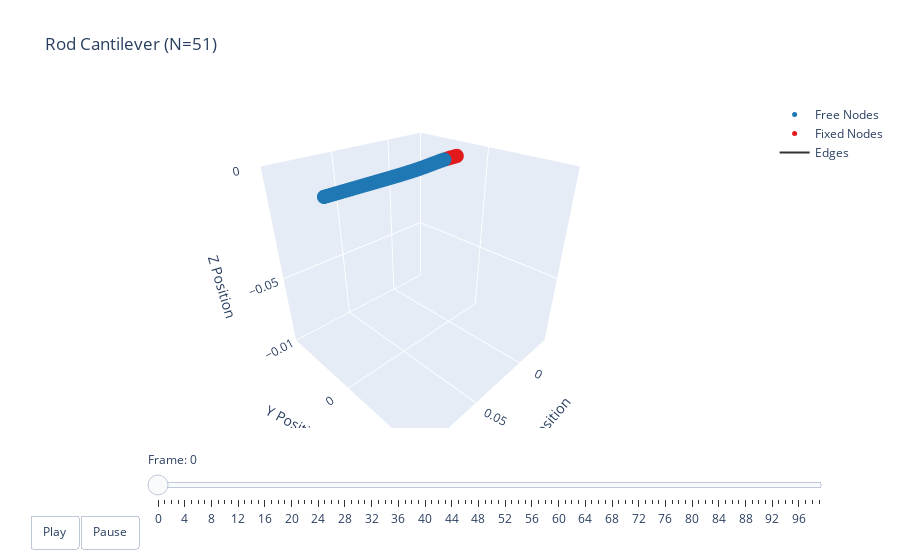

Source (notebook cell):
### Code cell
t = np.arange(robot.sim_params.total_time, step=robot.sim_params.dt)  # (100)
options = dismech.AnimationOptions(y_lim=[-0.01, 0.01],
                  title='Rod Cantilever (N=51)')
fig = dismech.get_interactive_animation_plotly(robot, t, qs, options)
fig.show()

### Figure 1 — Plotly figure (JSON) as saved in the notebook; plotly's stock layout.template omitted (floating-point values rounded to 4 significant figures; data arrays with more than 128 entries replaced by an {"elided": "..."} marker saying what was removed)
{"data": [{"marker": {"color": "#1f78b4", "size": 5}, "mode": "markers", "name": "Free Nodes", "type": "scatter3d", "x": [0.012, 0.014, 0.016, 0.018, 0.02, 0.02199, 0.02399, 0.02599, 0.02799, 0.02999, 0.03199, 0.03399, 0.03599, 0.03799, 0.03999, 0.04198, 0.04398, 0.04598, 0.04798, 0.04998, 0.05198, 0.05398, 0.05598, 0.05798, 0.05998, 0.06198, 0.06398, 0.06598, 0.06798, 0.06998, 0.07198, 0.07398, 0.07598, 0.07798, 0.07998, 0.08198, 0.08398, 0.08598, 0.08798, 0.08998, 0.09198, 0.09398, 0.09598, 0.09798, 0.09998], "y": [-0.0, -0.0, 0.0, 0.0, 0.0, 0.0, -0.0, 0.0, 0.0, 0.0, 0.0, 0.0, 0.0, 0.0, 0.0, 0.0, 0.0, 0.0, 0.0, 0.0, 0.0, 0.0, 0.0, 0.0, 0.0, 0.0, 0.0, 0.0, 0.0, 0.0, 0.0, 0.0, 0.0, 0.0, 0.0, 0.0, 0.0, 0.0, 0.0, 0.0, 0.0, 0.0, 0.0, 0.0, 0.0], "z": [-2.921e-05, -8.003e-05, -0.000146, -0.0002216, -0.0003024, -0.0003849, -0.0004661, -0.0005439, -0.0006169, -0.0006839, -0.0007444, -0.000798, -0.0008447, -0.0008848, -0.0009185, -0.0009463, -0.0009688, -0.0009865, -0.001, -0.00101, -0.001017, -0.001021, -0.001023, -0.001023, -0.001022, -0.00102, -0.001018, -0.001015, -0.001011, -0.001008, -0.001004, -0.001001, -0.0009977, -0.0009946, -0.0009918, -0.0009891, -0.0009867, -0.0009844, -0.0009823, -0.0009804, -0.0009785, -0.0009767, -0.0009749, -0.0009732, -0.0009714]}, {"marker": {"color": "#e31a1c", "size": 5}, "mode": "markers", "name": "Fixed Nodes", "type": "scatter3d", "x": [0.0, 0.002, 0.004, 0.006, 0.008, 0.01], "y": [0.0, -0.0, -0.0, -0.0, -0.0, -0.0], "z": [0.0, -0.0, -0.0, -0.0, -0.0, -0.0]}, {"line": {"color": "#333333", "width": 2}, "mode": "lines", "name": "Edges", "type": "scatter3d", "x": {"elided": "150 float values"}, "y": {"elided": "150 int values"}, "z": {"elided": "150 float values"}}, {"color": "rgba(166, 206, 227, 0.7)", "i": [], "j": [], "k": [], "name": "Faces", "opacity": 0.7, "showscale": false, "type": "mesh3d", "x": [0.0, 0.002, 0.004, 0.006, 0.008, 0.01, 0.012, 0.014, 0.016, 0.018, 0.02, 0.02199, 0.02399, 0.02599, 0.02799, 0.02999, 0.03199, 0.03399, 0.03599, 0.03799, 0.03999, 0.04198, 0.04398, 0.04598, 0.04798, 0.04998, 0.05198, 0.05398, 0.05598, 0.05798, 0.05998, 0.06198, 0.06398, 0.06598, 0.06798, 0.06998, 0.07198, 0.07398, 0.07598, 0.07798, 0.07998, 0.08198, 0.08398, 0.08598, 0.08798, 0.08998, 0.09198, 0.09398, 0.09598, 0.09798, 0.09998], "y": [0.0, -0.0, -0.0, -0.0, -0.0, -0.0, -0.0, -0.0, 0.0, 0.0, 0.0, 0.0, -0.0, 0.0, 0.0, 0.0, 0.0, 0.0, 0.0, 0.0, 0.0, 0.0, 0.0, 0.0, 0.0, 0.0, 0.0, 0.0, 0.0, 0.0, 0.0, 0.0, 0.0, 0.0, 0.0, 0.0, 0.0, 0.0, 0.0, 0.0, 0.0, 0.0, 0.0, 0.0, 0.0, 0.0, 0.0, 0.0, 0.0, 0.0, 0.0], "z": [0.0, -0.0, -0.0, -0.0, -0.0, -0.0, -2.921e-05, -8.003e-05, -0.000146, -0.0002216, -0.0003024, -0.0003849, -0.0004661, -0.0005439, -0.0006169, -0.0006839, -0.0007444, -0.000798, -0.0008447, -0.0008848, -0.0009185, -0.0009463, -0.0009688, -0.0009865, -0.001, -0.00101, -0.001017, -0.001021, -0.001023, -0.001023, -0.001022, -0.00102, -0.001018, -0.001015, -0.001011, -0.001008, -0.001004, -0.001001, -0.0009977, -0.0009946, -0.0009918, -0.0009891, -0.0009867, -0.0009844, -0.0009823, -0.0009804, -0.0009785, -0.0009767, -0.0009749, -0.0009732, -0.0009714]}], "layout": {"scene": {"camera": {"eye": {"x": 1.225, "y": 1.225, "z": 1.0}}, "xaxis": {"range": [-0.0346, 0.09998], "title": {"text": "X Position"}}, "yaxis": {"range": [-0.01, 0.01], "title": {"text": "Y Position"}}, "zaxis": {"range": [-0.08508, 0], "title": {"text": "Z Position"}}}, "sliders": [{"currentvalue": {"prefix": "Frame: "}, "steps": [{"args": [["0"], {"frame": {"duration": 50, "redraw": true}, "mode": "immediate"}], "label": "0", "method": "animate"}, {"args": [["1"], {"frame": {"duration": 50, "redraw": true}, "mode": "immediate"}], "label": "1", "method": "animate"}, {"args": [["2"], {"frame": {"duration": 50, "redraw": true}, "mode": "immediate"}], "label": "2", "method": "animate"}, {"args": [["3"], {"frame": {"duration": 50, "redraw": true}, "mode": "immediate"}], "label": "3", "method": "animate"}, {"args": [["4"], {"frame": {"duration": 50, "redraw": true}, "mode": "immediate"}], "label": "4", "method": "animate"}, {"args": [["5"], {"frame": {"duration": 50, "redraw": true}, "mode": "immediate"}], "label": "5", "method": "animate"}, {"args": [["6"], {"frame": {"duration": 50, "redraw": true}, "mode": "immediate"}], "label": "6", "method": "animate"}, {"args": [["7"], {"frame": {"duration": 50, "redraw": true}, "mode": "immediate"}], "label": "7", "method": "animate"}, {"args": [["8"], {"frame": {"duration": 50, "redraw": true}, "mode": "immediate"}], "label": "8", "method": "animate"}, {"args": [["9"], {"frame": {"duration": 50, "redraw": true}, "mode": "immediate"}], "label": "9", "method": "animate"}, {"args": [["10"], {"frame": {"duration": 50, "redraw": true}, "mode": "immediate"}], "label": "10", "method": "animate"}, {"args": [["11"], {"frame": {"duration": 50, "redraw": true}, "mode": "immediate"}], "label": "11", "method": "animate"}, {"args": [["12"], {"frame": {"duration": 50, "redraw": true}, "mode": "immediate"}], "label": "12", "method": "animate"}, {"args": [["13"], {"frame": {"duration": 50, "redraw": true}, "mode": "immediate"}], "label": "13", "method": "animate"}, {"args": [["14"], {"frame": {"duration": 50, "redraw": true}, "mode": "immediate"}], "label": "14", "method": "animate"}, {"args": [["15"], {"frame": {"duration": 50, "redraw": true}, "mode": "immediate"}], "label": "15", "method": "animate"}, {"args": [["16"], {"frame": {"duration": 50, "redraw": true}, "mode": "immediate"}], "label": "16", "method": "animate"}, {"args": [["17"], {"frame": {"duration": 50, "redraw": true}, "mode": "immediate"}], "label": "17", "method": "animate"}, {"args": [["18"], {"frame": {"duration": 50, "redraw": true}, "mode": "immediate"}], "label": "18", "method": "animate"}, {"args": [["19"], {"frame": {"duration": 50, "redraw": true}, "mode": "immediate"}], "label": "19", "method": "animate"}, {"args": [["20"], {"frame": {"duration": 50, "redraw": true}, "mode": "immediate"}], "label": "20", "method": "animate"}, {"args": [["21"], {"frame": {"duration": 50, "redraw": true}, "mode": "immediate"}], "label": "21", "method": "animate"}, {"args": [["22"], {"frame": {"duration": 50, "redraw": true}, "mode": "immediate"}], "label": "22", "method": "animate"}, {"args": [["23"], {"frame": {"duration": 50, "redraw": true}, "mode": "immediate"}], "label": "23", "method": "animate"}, {"args": [["24"], {"frame": {"duration": 50, "redraw": true}, "mode": "immediate"}], "label": "24", "method": "animate"}, {"args": [["25"], {"frame": {"duration": 50, "redraw": true}, "mode": "immediate"}], "label": "25", "method": "animate"}, {"args": [["26"], {"frame": {"duration": 50, "redraw": true}, "mode": "immediate"}], "label": "26", "method": "animate"}, {"args": [["27"], {"frame": {"duration": 50, "redraw": true}, "mode": "immediate"}], "label": "27", "method": "animate"}, {"args": [["28"], {"frame": {"duration": 50, "redraw": true}, "mode": "immediate"}], "label": "28", "method": "animate"}, {"args": [["29"], {"frame": {"duration": 50, "redraw": true}, "mode": "immediate"}], "label": "29", "method": "animate"}, {"args": [["30"], {"frame": {"duration": 50, "redraw": true}, "mode": "immediate"}], "label": "30", "method": "animate"}, {"args": [["31"], {"frame": {"duration": 50, "redraw": true}, "mode": "immediate"}], "label": "31", "method": "animate"}, {"args": [["32"], {"frame": {"duration": 50, "redraw": true}, "mode": "immediate"}], "label": "32", "method": "animate"}, {"args": [["33"], {"frame": {"duration": 50, "redraw": true}, "mode": "immediate"}], "label": "33", "method": "animate"}, {"args": [["34"], {"frame": {"duration": 50, "redraw": true}, "mode": "immediate"}], "label": "34", "method": "animate"}, {"args": [["35"], {"frame": {"duration": 50, "redraw": true}, "mode": "immediate"}], "label": "35", "method": "animate"}, {"args": [["36"], {"frame": {"duration": 50, "redraw": true}, "mode": "immediate"}], "label": "36", "method": "animate"}, {"args": [["37"], {"frame": {"duration": 50, "redraw": true}, "mode": "immediate"}], "label": "37", "method": "animate"}, {"args": [["38"], {"frame": {"duration": 50, "redraw": true}, "mode": "immediate"}], "label": "38", "method": "animate"}, {"args": [["39"], {"frame": {"duration": 50, "redraw": true}, "mode": "immediate"}], "label": "39", "method": "animate"}, {"args": [["40"], {"frame": {"duration": 50, "redraw": true}, "mode": "immediate"}], "label": "40", "method": "animate"}, {"args": [["41"], {"frame": {"duration": 50, "redraw": true}, "mode": "immediate"}], "label": "41", "method": "animate"}, {"args": [["42"], {"frame": {"duration": 50, "redraw": true}, "mode": "immediate"}], "label": "42", "method": "animate"}, {"args": [["43"], {"frame": {"duration": 50, "redraw": true}, "mode": "immediate"}], "label": "43", "method": "animate"}, {"args": [["44"], {"frame": {"duration": 50, "redraw": true}, "mode": "immediate"}], "label": "44", "method": "animate"}, {"args": [["45"], {"frame": {"duration": 50, "redraw": true}, "mode": "immediate"}], "label": "45", "method": "animate"}, {"args": [["46"], {"frame": {"duration": 50, "redraw": true}, "mode": "immediate"}], "label": "46", "method": "animate"}, {"args": [["47"], {"frame": {"duration": 50, "redraw": true}, "mode": "immediate"}], "label": "47", "method": "animate"}, {"args": [["48"], {"frame": {"duration": 50, "redraw": true}, "mode": "immediate"}], "label": "48", "method": "animate"}, {"args": [["49"], {"frame": {"duration": 50, "redraw": true}, "mode": "immediate"}], "label": "49", "method": "animate"}, {"args": [["50"], {"frame": {"duration": 50, "redraw": true}, "mode": "immediate"}], "label": "50", "method": "animate"}, {"args": [["51"], {"frame": {"duration": 50, "redraw": true}, "mode": "immediate"}], "label": "51", "method": "animate"}, {"args": [["52"], {"frame": {"duration": 50, "redraw": true}, "mode": "immediate"}], "label": "52", "method": "animate"}, {"args": [["53"], {"frame": {"duration": 50, "redraw": true}, "mode": "immediate"}], "label": "53", "method": "animate"}, {"args": [["54"], {"frame": {"duration": 50, "redraw": true}, "mode": "immediate"}], "label": "54", "method": "animate"}, {"args": [["55"], {"frame": {"duration": 50, "redraw": true}, "mode": "immediate"}], "label": "55", "method": "animate"}, {"args": [["56"], {"frame": {"duration": 50, "redraw": true}, "mode": "immediate"}], "label": "56", "method": "animate"}, {"args": [["57"], {"frame": {"duration": 50, "redraw": true}, "mode": "immediate"}], "label": "57", "method": "animate"}, {"args": [["58"], {"frame": {"duration": 50, "redraw": true}, "mode": "immediate"}], "label": "58", "method": "animate"}, {"args": [["59"], {"frame": {"duration": 50, "redraw": true}, "mode": "immediate"}], "label": "59", "method": "animate"}, {"args": [["60"], {"frame": {"duration": 50, "redraw": true}, "mode": "immediate"}], "label": "60", "method": "animate"}, {"args": [["61"], {"frame": {"duration": 50, "redraw": true}, "mode": "immediate"}], "label": "61", "method": "animate"}, {"args": [["62"], {"frame": {"duration": 50, "redraw": true}, "mode": "immediate"}], "label": "62", "method": "animate"}, {"args": [["63"], {"frame": {"duration": 50, "redraw": true}, "mode": "immediate"}], "label": "63", "method": "animate"}, {"args": [["64"], {"frame": {"duration": 50, "redraw": true}, "mode": "immediate"}], "label": "64", "method": "animate"}, {"args": [["65"], {"frame": {"duration": 50, "redraw": true}, "mode": "immediate"}], "label": "65", "method": "animate"}, {"args": [["66"], {"frame": {"duration": 50, "redraw": true}, "mode": "immediate"}], "label": "66", "method": "animate"}, {"args": [["67"], {"frame": {"duration": 50, "redraw": true}, "mode": "immediate"}], "label": "67", "method": "animate"}, {"args": [["68"], {"frame": {"duration": 50, "redraw": true}, "mode": "immediate"}], "label": "68", "method": "animate"}, {"args": [["69"], {"frame": {"duration": 50, "redraw": true}, "mode": "immediate"}], "label": "69", "method": "animate"}, {"args": [["70"], {"frame": {"duration": 50, "redraw": true}, "mode": "immediate"}], "label": "70", "method": "animate"}, {"args": [["71"], {"frame": {"duration": 50, "redraw": true}, "mode": "immediate"}], "label": "71", "method": "animate"}, {"args": [["72"], {"frame": {"duration": 50, "redraw": true}, "mode": "immediate"}], "label": "72", "method": "animate"}, {"args": [["73"], {"frame": {"duration": 50, "redraw": true}, "mode": "immediate"}], "label": "73", "method": "animate"}, {"args": [["74"], {"frame": {"duration": 50, "redraw": true}, "mode": "immediate"}], "label": "74", "method": "animate"}, {"args": [["75"], {"frame": {"duration": 50, "redraw": true}, "mode": "immediate"}], "label": "75", "method": "animate"}, {"args": [["76"], {"frame": {"duration": 50, "redraw": true}, "mode": "immediate"}], "label": "76", "method": "animate"}, {"args": [["77"], {"frame": {"duration": 50, "redraw": true}, "mode": "immediate"}], "label": "77", "method": "animate"}, {"args": [["78"], {"frame": {"duration": 50, "redraw": true}, "mode": "immediate"}], "label": "78", "method": "animate"}, {"args": [["79"], {"frame": {"duration": 50, "redraw": true}, "mode": "immediate"}], "label": "79", "method": "animate"}, {"args": [["80"], {"frame": {"duration": 50, "redraw": true}, "mode": "immediate"}], "label": "80", "method": "animate"}, {"args": [["81"], {"frame": {"duration": 50, "redraw": true}, "mode": "immediate"}], "label": "81", "method": "animate"}, {"args": [["82"], {"frame": {"duration": 50, "redraw": true}, "mode": "immediate"}], "label": "82", "method": "animate"}, {"args": [["83"], {"frame": {"duration": 50, "redraw": true}, "mode": "immediate"}], "label": "83", "method": "animate"}, {"args": [["84"], {"frame": {"duration": 50, "redraw": true}, "mode": "immediate"}], "label": "84", "method": "animate"}, {"args": [["85"], {"frame": {"duration": 50, "redraw": true}, "mode": "immediate"}], "label": "85", "method": "animate"}, {"args": [["86"], {"frame": {"duration": 50, "redraw": true}, "mode": "immediate"}], "label": "86", "method": "animate"}, {"args": [["87"], {"frame": {"duration": 50, "redraw": true}, "mode": "immediate"}], "label": "87", "method": "animate"}, {"args": [["88"], {"frame": {"duration": 50, "redraw": true}, "mode": "immediate"}], "label": "88", "method": "animate"}, {"args": [["89"], {"frame": {"duration": 50, "redraw": true}, "mode": "immediate"}], "label": "89", "method": "animate"}, {"args": [["90"], {"frame": {"duration": 50, "redraw": true}, "mode": "immediate"}], "label": "90", "method": "animate"}, {"args": [["91"], {"frame": {"duration": 50, "redraw": true}, "mode": "immediate"}], "label": "91", "method": "animate"}, {"args": [["92"], {"frame": {"duration": 50, "redraw": true}, "mode": "immediate"}], "label": "92", "method": "animate"}, {"args": [["93"], {"frame": {"duration": 50, "redraw": true}, "mode": "immediate"}], "label": "93", "method": "animate"}, {"args": [["94"], {"frame": {"duration": 50, "redraw": true}, "mode": "immediate"}], "label": "94", "method": "animate"}, {"args": [["95"], {"frame": {"duration": 50, "redraw": true}, "mode": "immediate"}], "label": "95", "method": "animate"}, {"args": [["96"], {"frame": {"duration": 50, "redraw": true}, "mode": "immediate"}], "label": "96", "method": "animate"}, {"args": [["97"], {"frame": {"duration": 50, "redraw": true}, "mode": "immediate"}], "label": "97", "method": "animate"}, {"args": [["98"], {"frame": {"duration": 50, "redraw": true}, "mode": "immediate"}], "label": "98", "method": "animate"}, {"args": [["99"], {"frame": {"duration": 50, "redraw": true}, "mode": "immediate"}], "label": "99", "method": "animate"}], "transition": {"duration": 0}, "x": 0.1, "y": 0}], "title": {"text": "Rod Cantilever (N=51)"}, "updatemenus": [{"buttons": [{"args": [null, {"frame": {"duration": 50, "redraw": true}, "fromcurrent": true}], "label": "Play", "method": "animate"}, {"args": [[null], {"frame": {"duration": 0, "redraw": true}, "mode": "immediate"}], "label": "Pause", "method": "animate"}], "direction": "left", "pad": {"r": 10, "t": 87}, "showactive": false, "type": "buttons", "x": 0.1, "xanchor": "right", "y": 0, "yanchor": "top"}]}}
